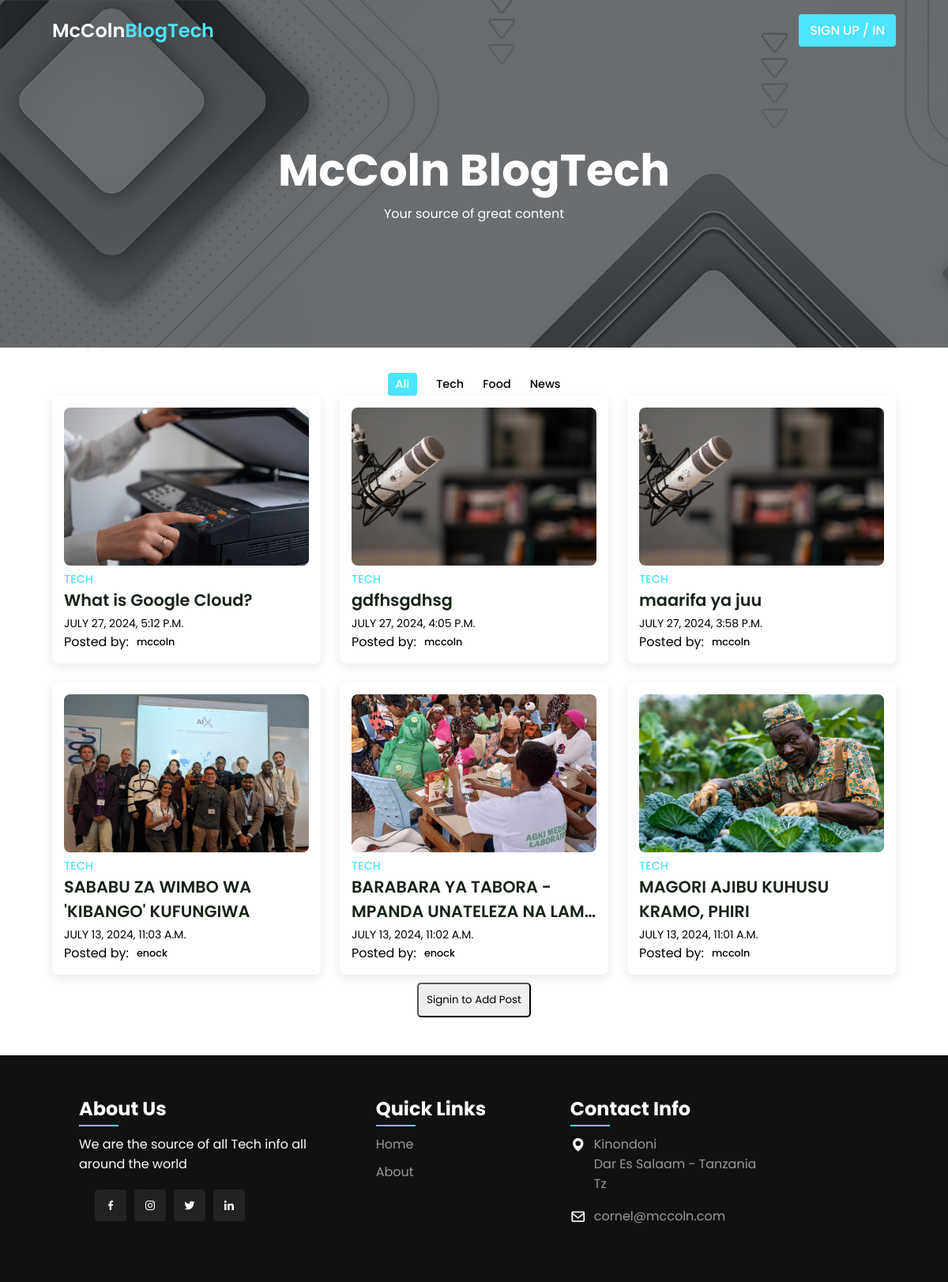
The page / on the database its author committed.
### blogapp/models.py (models this page shows)
class Post(models.Model):
	title = models.CharField(max_length = 100,blank = True,null = True)
	body = models.TextField()
	image = models.ImageField(upload_to='uploads/post_photos', blank = True,null = True)
	created_on = models.DateTimeField(default = timezone.now)
	author = models.ForeignKey(User, on_delete=models.CASCADE)
	likes = models.ManyToManyField(User, blank=True, related_name='likes')
	dislikes = models.ManyToManyField(User, blank=True, related_name='dislikes')

### blogapp/views.py (the view)
# urls.py: 2. Add a URL to urlpatterns:  path('', Home.as_view(), name='home')
class Home(View):
	def get(self, request, *args, **kwargs):
		posts = Post.objects.all().order_by('-created_on')
		context = {
			'posts':posts
		}
		return render(request, 'blogapp/home.html',context)

### blogapp/templates/blogapp/home.html
{% extends 'blogapp/base2.html' %}
{% load static %}
{% block content %}
<section class="home" id="home" style="background: url('{% static 'blogapp/assets/img/frontimage.jpg' %}');">
  <div class="home-text container">
      <h2 class="home-title">McColn BlogTech</h2>
      <span class="home-subtitle">Your source of great content</span><br>
  </div>
</section>
<div class="post-filter container">
  <span class="filter-item active-filter" data-filter="all">All</span>
  <span class="filter-item" data-filter="tech">Tech</span>
  <span class="filter-item" data-filter="food">Food</span>
  <span class="filter-item" data-filter="news">News</span>
</div>
<div class="post container">
  {% for i in posts %}
  <div class="post-box tech">
      <img src="{{i.image.url}}" alt="" class="post-img">
      <h2 class="category">Tech</h2>
      <a href="{% url 'postdetail' i.pk %}" class="post-title">{{i.title}}</a>
      <span class="post-date">{{i.created_on}}</span>
      <div class="profile">
          Posted by:
          <span class="profile-name">{{i.author}}</span>
      </div>
  </div>
  {% endfor %}
</div>
<div style="display: flex; align-items: center; justify-content: center; margin-top: 10px;">
  {% if user.is_authenticated %}
  <a href="{% url 'posts' %}">
    <button style="padding: 10px; border-radius: 5px; cursor: pointer;">Add Post</button>
  </a>
  {% else%}
  <a href="{% url 'signin' %}">
    <button style="padding: 10px; border-radius: 5px; cursor: pointer;">Signin to Add Post</button>
  </a>
  {% endif %}
</div>
{% endblock %}

### blogapp/templates/blogapp/base2.html (shortened to what this page needs)
{% load static %}
<!DOCTYPE html>
<html lang="en">
<head>
    <link href='https://unpkg.com/boxicons@2.1.4/css/boxicons.min.css' rel='stylesheet'>
    <link href="{% static '/blogapp/assets/style.css' %}" rel="stylesheet">
    <link href="https://cdn.quilljs.com/1.3.6/quill.snow.css" rel="stylesheet">
</head>
<body>
    <header>
        <div class="nav container">
            <a href="{% url 'home' %}" class="logo">McColn<span>BlogTech</span></a>
            {% if user.is_authenticated %}
            <a href="{% url 'signout' %}" class="login">Signout</a>
            {% else%}
            <a href="{% url 'signin' %}" class="login">Sign Up / In</a>
            {% endif %}
        </div>
    </header>
{% block content %}
{% endblock %}
    <footer>
        <div class="footer-container">
            <div class="sec aboutus">
                <h2>About Us</h2>
                <p>We are the source of all Tech info all around the world</p>
                <ul class="sci">
                    <li><a href="https://www.facebook.com/profile.php?id=100014966222692"><i class="bx bxl-facebook"></i></a></li>
                    <li><a href="https://www.instagram.com/eng_mccoln/"><i class="bx bxl-instagram"></i></a></li>
                    <li><a href="https://twitter.com/CornelOnesmo/"><i class="bx bxl-twitter"></i></a></li>
                    <li><a href="https://linkedin.com/in/cornelmtavangu/"><i class="bx bxl-linkedin"></i></a></li>
                </ul>
            </div>
            <div class="sec quicklinks">
                <h2>Quick Links</h2>
                <ul>
                    <li><a href="{% url 'home' %}">Home</a></li>
                    <li><a href="#">About</a></li>
                </ul>
            </div>
            <div class="sec contactBx">
                <h2>Contact Info</h2>
                <ul class="info">
                    <li>
                        <span><i class='bx bxs-map'></i></span>
                        <span>Kinondoni <br> Dar Es Salaam - Tanzania<br> Tz</span>
                    </li>
                    <li>
                        <span><i class='bx bx-envelope' ></i></span>
                        <p><a href="mailto:cornel@mccoln.com">cornel@mccoln.com</a></p>
                    </li>
                </ul>
            </div>
        </div>
    </footer>
</body>
</html>

### blogapp/static/blogapp/assets/style.css (style rules this page uses)
* { font-family: 'Poppins', sans-serif; margin: 0; padding: 0; scroll-behavior: smooth; scroll-padding-top: 2rem; box-sizing: border-box; }
:root { --container-color: #1a1e21; --second-color: rgba(77, 228, 255); --text-color: #172317; --bg-color: #fff; }
a { text-decoration: none; }
li { list-style: none; }
img { width: 100%; }
section { padding: 3rem 0 2rem; }
.container { max-width: 1068px; margin: auto; width: 100%; }
a { color: #fff; }
header { position: fixed; top: 0; left: 0; width: 100%; z-index: 200; }
.nav { display: flex; align-items: center; justify-content: space-between; padding: 18px 0; }
.logo { font-size: 1.5rem; font-weight: 600; color: var(--bg-color); }
.logo span { color: var(--second-color); }
.login { padding: 8px 14px; text-transform: uppercase; font-weight: 500; border-radius: 4px; background: var(--second-color); color: var(--bg-color); }
.home { width: 100%; min-height: 440px; background: url("images/banner2.png"); display: grid; justify-content: center; align-items: center; }
.home-text { color: var(--bg-color); text-align: center; }
.home-title { font-size: 3.5rem; }
.home-subtitle { font-size: 1rem; font-weight: 400; }
.post-filter { display: flex; justify-content: center; align-items: center; column-gap: 1.5rem; margin-top: 2rem !important; }
.filter-item { font-size: 0.9rem; font-weight: 500; cursor: pointer; }
.active-filter { background: var(--second-color); color: var(--bg-color); padding: 4px 10px; border-radius: 4px; }
.post { display: grid; grid-template-columns: repeat(auto-fit, minmax(280px, auto)); justify-content: center; gap: 1.5rem; }
.post-box { background: var(--bg-color); box-shadow: 0 4px 14px hsl(35deg 25% 15% / 10%); padding: 15px; border-radius: 0.5rem; }
.post-img { width: 100%; height: 200px; object-fit: cover; object-position: center; border-radius: 0.5rem; }
.category { font-size: 0.9rem; font-weight: 500; text-transform: uppercase; color: var(--second-color); }
.post-title { font-size: 1.3rem; font-weight: 600; color: var(--text-color); display: -webkit-box; -webkit-line-clamp: 2; -webkit-box-orient: vertical; overflow: hidden; }
.post-date { display: flex; font-size: 0.875rem; text-transform: uppercase; margin-top: 4px; font-weight: 400; }
.profile { display: flex; align-items: center; gap: 10px; }
.profile-name { font-size: .8rem; font-weight: 500; }
footer { position: relative; width: 100%; height: auto; padding: 50px 100px; margin-top: 3rem; background: #111; display: flex; font-family: sans-serif; justify-content: space-between; }
.footer-container { display: flex; justify-content: space-between; flex-wrap: wrap; flex-direction: row; }
.footer-container .sec { margin-right: 30px; }
.footer-container .sec.aboutus { width: 40%; }
.footer-container h2 { position: relative; color: #fff; margin-bottom: 15px; }
.footer-container h2::before { content: ''; position: absolute; bottom: -5px; left: 0; width: 50px; height: 2px; background: rgb(77, 228, 255); }
footer p { color: #fff; }
.sci { margin: 20px; display: flex; }
.sci li { list-style: none; }
.sci li a { display: inline-block; width: 40px; height: 40px; background: #222; display: flex; justify-content: center; align-items: center; margin-right: 10px; text-decoration: none; border-radius: 4px; transition: .5s; }
.quicklinks { position: relative; width: 25%; }
.quicklinks ul li { list-style: none; }
.quicklinks ul li a { color: #999; text-decoration: none; margin-bottom: 10px; display: inline-block; transition: .3s; }
.footer-container .contactBx { width: calc(35% - 60px); margin-right: 0 !important; }
.contactBx .info { position: relative; }
.contactBx .info li { display: flex !important; margin-bottom: 16px; }
.contactBx .info li span:nth-child(1) { color: #fff; font-size: 20px; margin-right: 10px; }
.contactBx .info li span { color: #999; }
.contactBx .info li a { color: #999; text-decoration: none; transition: .5s; }

### rows shown on the page
Post: image (picture), title "What is Google Cloud?", created_on "JULY 27, 2024, 5:12 P.M.", author "mccoln"
Post: image (picture), title "gdfhsgdhsg", created_on "JULY 27, 2024, 4:05 P.M.", author "mccoln"
Post: image (picture), title "maarifa ya juu", created_on "JULY 27, 2024, 3:58 P.M.", author "mccoln"
Post: image (picture), title "SABABU ZA WIMBO WA 'KIBANGO' KUFUNGIWA", created_on "JULY 13, 2024, 11:03 A.M.", author "enock"
Post: image (picture), title "BARABARA YA TABORA - MPANDA UNATELEZA NA…", created_on "JULY 13, 2024, 11:02 A.M.", author "enock"
Post: image (picture), title "MAGORI AJIBU KUHUSU KRAMO, PHIRI", created_on "JULY 13, 2024, 11:01 A.M.", author "mccoln"
